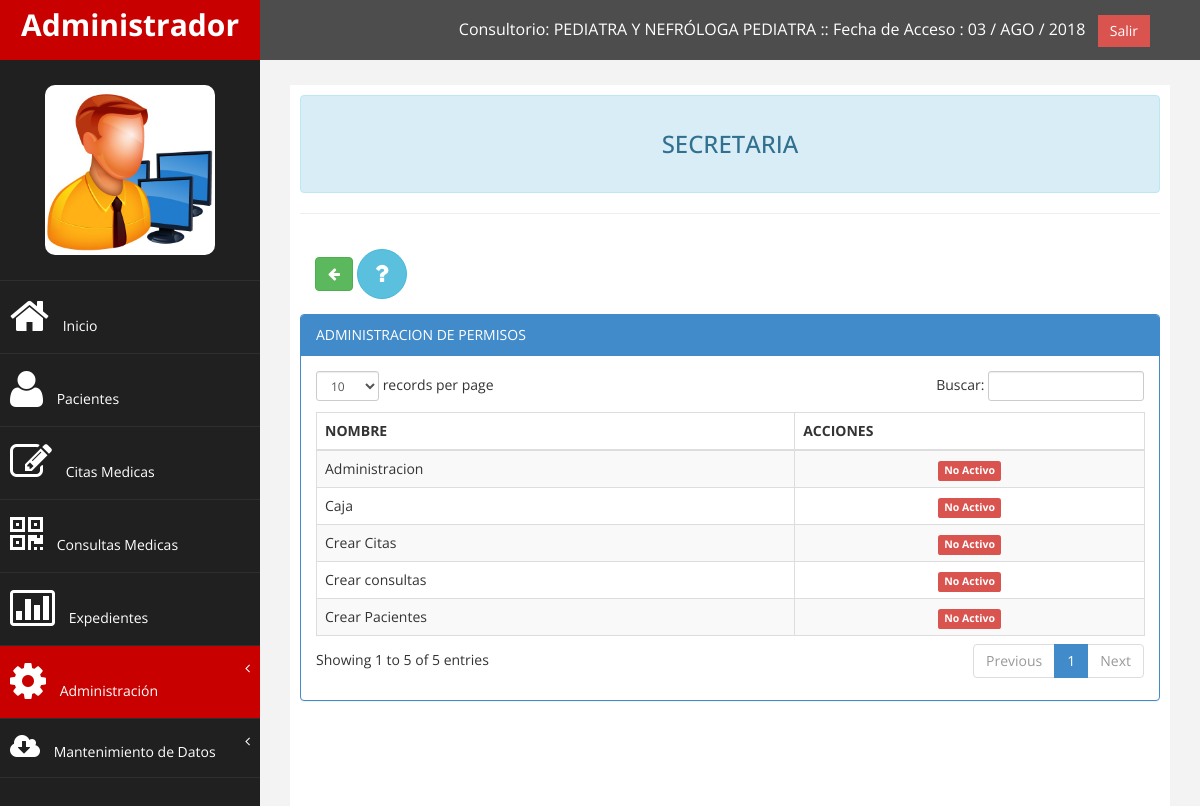
Screenshot of /modulos/cargos/admin_permiso.php?id=1 (signed in) with the database file from the repository.
### tables this page shows
CREATE TABLE IF NOT EXISTS `consultorios` (
  `id` int(11) NOT NULL AUTO_INCREMENT,
  `nombre` varchar(255) NOT NULL,
  `direccion` varchar(255) NOT NULL,
  `telefono` varchar(255) NOT NULL,
  `encargado` varchar(255) NOT NULL,
  `estado` varchar(255) NOT NULL,
  PRIMARY KEY (`id`)
);

CREATE TABLE IF NOT EXISTS `tipo_usuario` (
  `id` int(11) NOT NULL AUTO_INCREMENT,
  `nombre` varchar(255) NOT NULL,
  PRIMARY KEY (`id`)
);

CREATE TABLE IF NOT EXISTS `tipo_permisos` (
  `id` int(11) NOT NULL AUTO_INCREMENT,
  `permiso` varchar(255) NOT NULL,
  `tipo` varchar(255) NOT NULL,
  `estado` varchar(255) NOT NULL,
  PRIMARY KEY (`id`)
);

CREATE TABLE IF NOT EXISTS `permisos_tmp` (
  `id` int(11) NOT NULL AUTO_INCREMENT,
  `nombre` varchar(255) NOT NULL,
  PRIMARY KEY (`id`)
);

### modulos/class_buscar.php (called while the page is built, shortened)
<?php
class Consultar_Deposito{
	private $fetch;
	function __construct($codigo){
		$this->consulta = mysql_query("SELECT * FROM consultorios WHERE id='$codigo'");
		$this->fetch = mysql_fetch_array($this->consulta);
	}
	function consultar($campo){
		return $this->fetch[$campo];
	}
}
?>

### modulos/php_conexion.php (called while the page is built, shortened)
<?php
	function limpiar($tags){
		$tags = strip_tags($tags);
		$tags = stripslashes($tags);
		$tags = htmlentities($tags, ENT_QUOTES, 'UTF-8');
		$tags = trim($tags);
		return $tags;
	}
?>

### modulos/cargos/admin_permiso.php (the view, shortened to what this page needs)
<?php
	include_once "../php_conexion.php";
	include_once "class/class.php";
	include_once "../funciones.php";
	include_once "../class_buscar.php";
	$usu=$_SESSION['cod_user'];
	$pa=mysql_query("SELECT * FROM cajero WHERE usu='$usu'");
	while($row=mysql_fetch_array($pa)){
		$id_consultorio=$row['consultorio'];
		$oConsultorio=new Consultar_Deposito($id_consultorio);
		$nombre_Consultorio=$oConsultorio->consultar('nombre');
	}
	if(!empty($_GET['id'])){
		$id_url=limpiar($_GET['id']);
		$sql=mysql_query("SELECT * FROM tipo_usuario WHERE id='$id_url'");
		if($row=mysql_fetch_array($sql)){
			$id=$row['id'];
			$nombre=$row['nombre'];
		}
	}
?>
<!DOCTYPE html>
<html xmlns="http://www.w3.org/1999/xhtml">
<head>
    <link href="../../assets/css/bootstrap.css" rel="stylesheet" />
    <link href="../../assets/css/font-awesome.css" rel="stylesheet" />
    <link href="../../assets/css/custom.css" rel="stylesheet" />
    <link href="../../assets/js/dataTables/dataTables.bootstrap.css" rel="stylesheet" />
</head>
<body>
    <div id="wrapper">
        <nav class="navbar navbar-default navbar-cls-top " role="navigation" style="margin-bottom: 0">
            <div class="navbar-header">
                <a class="navbar-brand" href="../usuarios/perfil.php"><?php echo $_SESSION['user_name']; ?></a>
            </div>
  <div style="color: white;
padding: 15px 50px 5px 50px;
float: right;
font-size: 16px;">Consultorio: <?php echo $nombre_Consultorio; ?> :: Fecha de Acceso : <?php echo fecha(date('Y-m-d')); ?> &nbsp; <a href="../../php_cerrar.php" class="btn btn-danger square-btn-adjust">Salir</a> </div>
        </nav>
           <?php include_once "../../menu/m_departamento.php"; ?>
        <div id="page-wrapper" >
            <div id="page-inner">
				<div class="alert alert-info" align="center">
                    <h3><?php echo $nombre; ?><h3>
                </div>
                 <hr />
                 <div class="panel-body" align="left">
                            <a href="index.php" class="btn btn-success" title="Regresar">
					    <i class="fa fa-arrow-left" ></i><strong> </strong>
				</a>
                            <button type="button" class="btn btn-info btn-circle"><i class="fa fa-question fa-2x"></i>
                            </button>
                  </div>
            <div class="row">
                <div class="col-md-12">
                    <div class="panel panel-primary">
                        <div class="panel-heading">
                             ADMINISTRACION DE PERMISOS
                        </div>
                        <div class="panel-body">
                            <div class="table-responsive">
                                <table class="table table-striped table-bordered table-hover" id="dataTables-example">
									<thead>
                                        <tr>
                                            <th>NOMBRE</th>
                                            <th>ACCIONES</th>
                                        </tr>
                                    </thead>
                                    <tbody>
                                        <tr class="odd gradeX">
										<?php
											$sql=mysql_query("SELECT * FROM tipo_permisos WHERE tipo='$id'");
											while($row=mysql_fetch_array($sql)){
												$url2=$row[0];
										?>
                                            <td><?php echo consultar('nombre','permisos_tmp'," id='".$row['permiso']."'"); ?></td>
                                            <td class="center">
											<center>
												<a href="admin_permiso.php?id=<?php echo $id_url.'&es='.$url2; ?>" title="Cambiar Estado">
													<?php echo estado($row['estado']); ?>
												</a>
											</center>
											</td>
                                        </tr>
											<?php } ?>
                                    </tbody>
                                </table>
                            </div>
                        </div>
                    </div>
                </div>
            </div>
        </div>
    </div>
            </div>
</body>
</html>

### modulos/funciones.php (shortened to what this page needs)
<?php
function consultar($campo,$tabla,$where){
		$sql=mysql_query("SELECT * FROM $tabla WHERE $where");
		if($row=mysql_fetch_array($sql)){
			return $row[$campo];
		}else{
			return '';
		}
	}
	function fecha($fecha){
		$meses = array("ENE","FEB","MAR","ABR","MAY","JUN","JUL","AGO","SEP","OCT","NOV","DIC");
		$a=substr($fecha, 0, 4);
		$m=substr($fecha, 5, 2);
		$d=substr($fecha, 8);
		return $d." / ".$meses[$m-1]." / ".$a;
	}
	function estado($estado){
		if($estado=='s'){
			return '<span class="label label-success">Activo</span>';
		}else{
			return '<span class="label label-danger">No Activo</span>';
		}
	}
?>

### assets/css/custom.css (style rules this page uses)
body { font-family: 'Open Sans', sans-serif; }
#wrapper { width: 100%; background:#202020; }
#page-wrapper { padding: 15px 15px; min-height: 600px; background:#F3F3F3; }
#page-inner { width:100%; margin:10px 20px 10px 0px; background-color:#fff!important; padding:10px; min-height:1200px; }
.square-btn-adjust { border: 0px solid transparent; -webkit-border-radius: 0px; -moz-border-radius: 0px; border-radius: 0px; }
.navbar-cls-top .navbar-brand { color: #fff; background: #C90000; width: 260px; text-align: center; height: 60px; font-size: 30px; font-weight: 700; }
.navbar-cls-top { background:#4D4D4D; border-bottom:none; }
.navbar-default { border:0px solid black; }
.navbar-header { background: #A70303; }
.btn-circle { width: 50px; height: 50px; padding: 6px 0; -webkit-border-radius: 25px; -moz-border-radius: 25px; border-radius: 25px; text-align: center; font-size: 12px; line-height: 1.428571429; }
@media (min-width:768px) { #page-wrapper { margin: 0 0 0 260px; padding: 15px 30px; min-height: 1200px; } }
@media (min-width:768px) { .navbar { border-radius: 0px; } }

### rows the page displays
consultorios: nombre "PEDIATRA Y NEFRÓLOGA PEDIATRA"
tipo_usuario: nombre "SECRETARIA"
tipo_permisos: permiso.nombre "Crear Pacientes", estado "No Activo"
tipo_permisos: permiso.nombre "Crear Citas", estado "No Activo"
tipo_permisos: permiso.nombre "Crear consultas", estado "No Activo"
tipo_permisos: permiso.nombre "Administracion", estado "No Activo"
tipo_permisos: permiso.nombre "Caja", estado "No Activo"

### other values shown
$_SESSION['user_name'] "Administrador"
